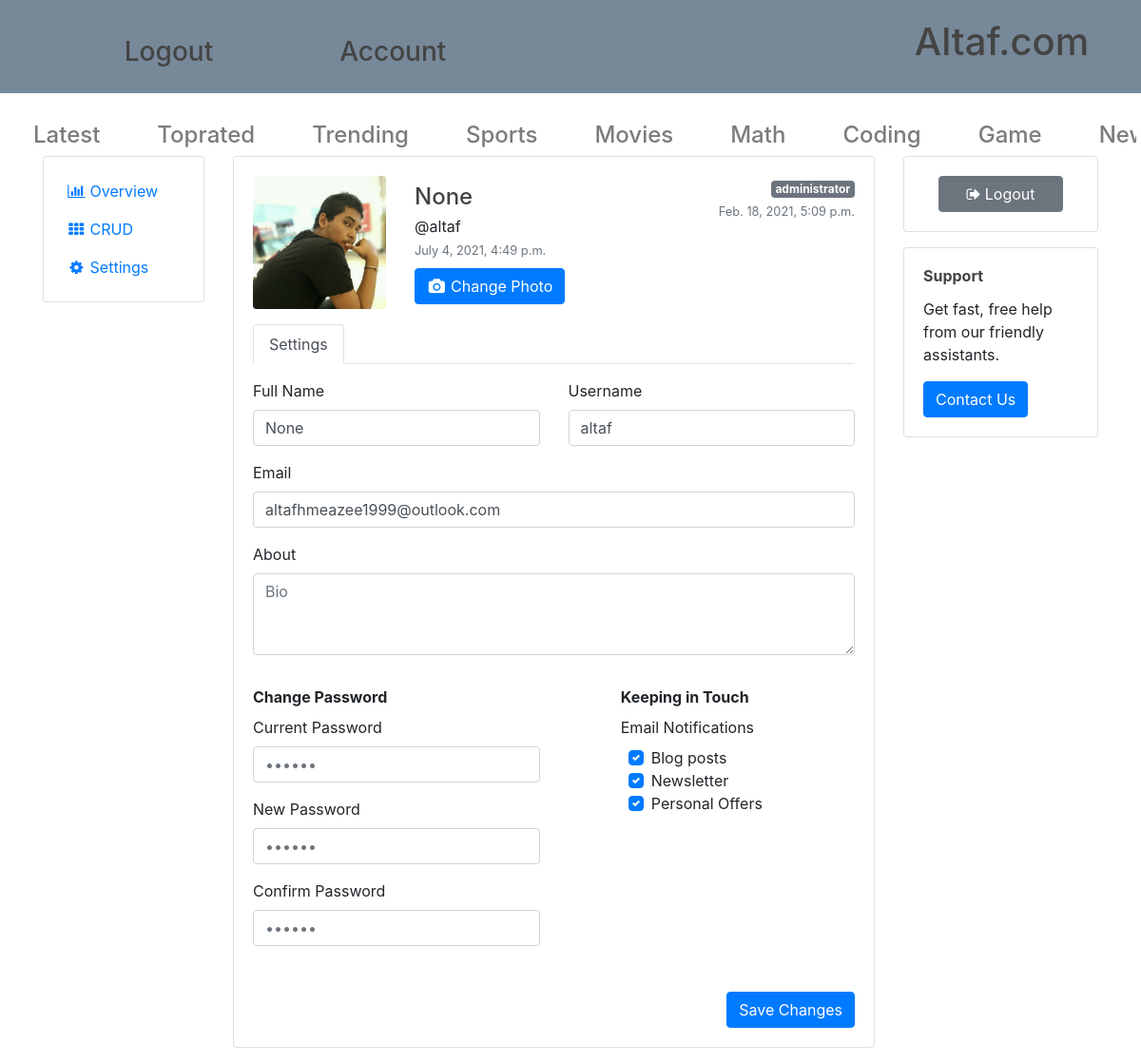
Screenshot of /account/1/edit/ (signed in) with the database file from the repository.
### account/models.py (models this page shows, shortened)
class Account(AbstractBaseUser):
		email 					= models.EmailField(verbose_name="email", max_length=60, unique=True)
		username 				= models.CharField(max_length=30, unique=True)
		date_joined				= models.DateTimeField(verbose_name='date joined', auto_now_add=True)
		last_login				= models.DateTimeField(verbose_name='last login', auto_now=True)
		is_admin				= models.BooleanField(default=False)
		is_active				= models.BooleanField(default=True)
		is_staff				= models.BooleanField(default=False)
		is_superuser			= models.BooleanField(default=False)
		profile_image                 =  models.ImageField(default='man.png',upload_to='profile_pics')
		bio                     =  models.CharField(max_length=100,null=True,blank=True)
		hide_email              = models.BooleanField(default=True)
		full_name               = models.CharField(max_length=30,null=True,blank=True)
		USERNAME_FIELD = 'email'
		REQUIRED_FIELDS = ['username']
		objects = MyAccountManager()

### account/views.py (the view)
# urls.py: path('<user_id>/edit/',edit_account_view, name="edit"),
def edit_account_view(request, *args, **kwargs):
	if not request.user.is_authenticated:
		return redirect("login")
	user_id = kwargs.get("user_id")
	account = Account.objects.get(pk=user_id)
	if account.pk != request.user.pk:
		return HttpResponse("You cannot edit someone elses profile.")
	context = {}
	if request.POST:
			form = AccountUpdateForm(request.POST, request.FILES, instance=request.user)
			if form.is_valid():
				form.save()
				new_username = form.cleaned_data['username']
				return redirect("account:profile-page")
			else:
				form = AccountUpdateForm(request.POST, instance=request.user,
					initial={
						"id": account.pk,
						"email": account.email,
						"username": account.username,
						"profile_image": account.profile_image,
						"hide_email": account.hide_email,
						"bio": account.bio,
						"full_name": account.full_name,
					}
				)
				context['form'] = form
	else:
		form = AccountUpdateForm(
			initial={
					"id": account.pk,
					"email": account.email,
					"username": account.username,
					"profile_image": account.profile_image,
					"bio": account.bio,
					"full_name": account.full_name,
				}
			)
		context['form'] = form
	context['DATA_UPLOAD_MAX_MEMORY_SIZE'] = settings.DATA_UPLOAD_MAX_MEMORY_SIZE
	return render(request, "account/edit_account.html", context)

### account/forms.py (shortened to what this page needs)
class AccountUpdateForm(forms.ModelForm):
    class Meta:
        model = Account
        fields = ('username', 'email', 'full_name','bio' )

### templates/account/edit_account.html (shortened to what this page needs)
{%extends 'baseapp/main.html' %}
{% load static %}
{% block content %}
<div class="container">
	<div class="row flex-lg-nowrap">
	  <div class="col-12 col-lg-auto mb-3" style="width: 200px;">
		<div class="card p-3">
		  <div class="e-navlist e-navlist--active-bg">
			<ul class="nav">
			  <li class="nav-item"><a class="nav-link px-2 active" href="./overview.html"><i class="fa fa-fw fa-bar-chart mr-1"></i><span>Overview</span></a></li>
			  <li class="nav-item"><a class="nav-link px-2" href="./users.html"><i class="fa fa-fw fa-th mr-1"></i><span>CRUD</span></a></li>
			  <li class="nav-item"><a class="nav-link px-2" href="./settings.html"><i class="fa fa-fw fa-cog mr-1"></i><span>Settings</span></a></li>
			</ul>
		  </div>
		</div>
	  </div>
	  <div class="col">
		<div class="row">
		  <div class="col mb-3">
			<div class="card">
			  <div class="card-body">
				<div class="e-profile">
				  <div class="row">
					<div class="col-12 col-sm-auto mb-3">
					  <div class="mx-auto" style="width: 140px;">
						  <img  class="d-flex justify-content-center align-items-center rounded" style="height: 140px; background-color: rgb(233, 236, 239);"  src="{{form.initial.profile_image.url  }}" alt="codingwithmitch logo">
					  </div>
					</div>
					<div class="col d-flex flex-column flex-sm-row justify-content-between mb-3">
					  <div class="text-center text-sm-left mb-2 mb-sm-0">
						<h4 class="pt-sm-2 pb-1 mb-0 text-nowrap">{{request.user.full_name}}</h4>
						<p class="mb-0">@{{request.user.username}}</p>
						<div class="text-muted"><small>{{request.user.last_login}}</small></div>
						<div class="mt-2">
						  <button class="btn btn-primary" type="button">
							<i class="fa fa-fw fa-camera"></i>
							<span>Change Photo</span>
						  </button>
						</div>
					  </div>
					  <div class="text-center text-sm-right">
						<span class="badge badge-secondary">administrator</span>
						<div class="text-muted"><small>{{request.user.date_joined}}</small></div>
					  </div>
					</div>
				  </div>
				  <ul class="nav nav-tabs">
					<li class="nav-item"><a href="" class="active nav-link">Settings</a></li>
				  </ul>
				  <div class="tab-content pt-3">
					<div class="tab-pane active">
					  <form class="form" method="post"novalidate="">
						<div class="row">
						  <div class="col">
							<div class="row">
							  <div class="col">
								<div class="form-group">
								  <label>Full Name</label>
								  <input class="form-control" type="text" name="full_name" placeholder="name" required value="{{form.initial.full_name}}">
								</div>
							  </div>
							  <div class="col">
								<div class="form-group">
								  <label>Username</label>
								  <input class="form-control" type="text" name="username" placeholder="Username" required value="{{form.initial.username}}">
								</div>
							  </div>
							</div>
							<div class="row">
							  <div class="col">
								<div class="form-group">
								  <label>Email</label>
								  <input type="email" name="email"  class="form-control" placeholder="Email address" required autofocus value={{form.initial.email}}>
								</div>
							  </div>
							</div>
							<div class="row">
							  <div class="col mb-3">
								<div class="form-group">
								  <label>About</label>
								  <textarea type="text" name="bio" id="id_input_username" class="form-control" placeholder="Bio" required
								  value="{{form.initial.bio}}" rows="3"></textarea>
								</div>
							  </div>
							</div>
						  </div>
						</div>
						<div class="row">
						  <div class="col-12 col-sm-6 mb-3">
							<div class="mb-2"><b>Change Password</b></div>
							<div class="row">
							  <div class="col">
								<div class="form-group">
								  <label>Current Password</label>
								  <input class="form-control" type="password" placeholder="••••••">
								</div>
							  </div>
							</div>
							<div class="row">
							  <div class="col">
								<div class="form-group">
								  <label>New Password</label>
								  <input class="form-control" type="password" placeholder="••••••">
								</div>
							  </div>
							</div>
							<div class="row">
							  <div class="col">
								<div class="form-group">
								  <label>Confirm <span class="d-none d-xl-inline">Password</span></label>
								  <input class="form-control" type="password" placeholder="••••••"></div>
							  </div>
							</div>
						  </div>
						  <div class="col-12 col-sm-5 offset-sm-1 mb-3">
							<div class="mb-2"><b>Keeping in Touch</b></div>
							<div class="row">
							  <div class="col">
								<label>Email Notifications</label>
								<div class="custom-controls-stacked px-2">
								  <div class="custom-control custom-checkbox">
									<label class="custom-control-label" for="notifications-blog">Blog posts</label>
								  </div>
								  <div class="custom-control custom-checkbox">
									<label class="custom-control-label" for="notifications-news">Newsletter</label>
								  </div>
								  <div class="custom-control custom-checkbox">
									<label class="custom-control-label" for="notifications-offers">Personal Offers</label>
								  </div>
								</div>
							  </div>
							</div>
						  </div>
						</div>
						<div class="row">
						  <div class="col d-flex justify-content-end">
							<button class="btn btn-primary" type="submit">Save Changes</button>
						  </div>
						</div>
					  </form>
					</div>
				  </div>
				</div>
			  </div>
			</div>
		  </div>
		  <div class="col-12 col-md-3 mb-3">
			<div class="card mb-3">
			  <div class="card-body">
				<div class="px-xl-3">
				  <button class="btn btn-block btn-secondary">
					<i class="fa fa-sign-out"></i>
					<span>Logout</span>
				  </button>
				</div>
			  </div>
			</div>
			<div class="card">
			  <div class="card-body">
				<h6 class="card-title font-weight-bold">Support</h6>
				<p class="card-text">Get fast, free help from our friendly assistants.</p>
				<button type="button" class="btn btn-primary">Contact Us</button>
			  </div>
			</div>
		  </div>
		</div>
	  </div>
	</div>
	</div>
	{% endblock content %}

### static/css/style.css (style rules this page uses)
* { padding: 0; margin: 0; }
body { background: #fafafa; color: #333333; margin-top: 5rem; }
h1, h2, h3, h4, h5, h6 { color: #444444; }
ul { margin: 0; }

### rows the page displays
Account: user.full_name "None", user.username "altaf", user.last_login "July 4, 2021, 4:49 p.m.", user.date_joined "Feb. 18, 2021, 5:09 p.m.", username "altaf", email "altafhmeazee1999@outlook.com"
